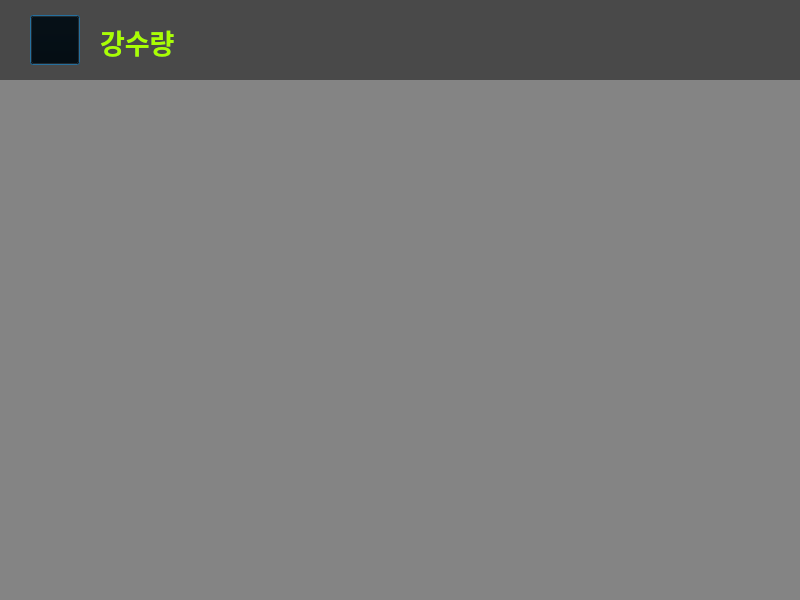
<?xml version="1.0" encoding="UTF-8"?>
<ui version="4.0">
 <class>Dialog</class>
 <widget class="QDialog" name="Dialog">
  <property name="geometry">
   <rect>
    <x>0</x>
    <y>0</y>
    <width>800</width>
    <height>600</height>
   </rect>
  </property>
  <property name="windowTitle">
   <string>Dialog</string>
  </property>
  <widget class="QLabel" name="label_1">
   <property name="geometry">
    <rect>
     <x>0</x>
     <y>0</y>
     <width>800</width>
     <height>600</height>
    </rect>
   </property>
   <property name="text">
    <string/>
   </property>
   <property name="pixmap">
    <pixmap>smart_farm.jpg</pixmap>
   </property>
   <property name="scaledContents">
    <bool>true</bool>
   </property>
   <property name="wordWrap">
    <bool>false</bool>
   </property>
  </widget>
  <widget class="QLabel" name="label_3">
   <property name="geometry">
    <rect>
     <x>0</x>
     <y>0</y>
     <width>801</width>
     <height>80</height>
    </rect>
   </property>
   <property name="styleSheet">
    <string notr="true">background-color:rgba(0, 0, 0, 0.45);</string>
   </property>
   <property name="text">
    <string/>
   </property>
  </widget>
  <widget class="QPushButton" name="pushButton">
   <property name="geometry">
    <rect>
     <x>30</x>
     <y>15</y>
     <width>50</width>
     <height>50</height>
    </rect>
   </property>
   <property name="styleSheet">
    <string notr="true">background-color:transparent;</string>
   </property>
   <property name="text">
    <string/>
   </property>
   <property name="icon">
    <iconset>
     <normaloff>back.png</normaloff>back.png</iconset>
   </property>
   <property name="iconSize">
    <size>
     <width>50</width>
     <height>50</height>
    </size>
   </property>
  </widget>
  <widget class="QLabel" name="label_2">
   <property name="geometry">
    <rect>
     <x>0</x>
     <y>0</y>
     <width>800</width>
     <height>600</height>
    </rect>
   </property>
   <property name="styleSheet">
    <string notr="true">background-color:rgba(0, 0, 0, 0.45);;</string>
   </property>
   <property name="text">
    <string/>
   </property>
  </widget>
  <widget class="QLabel" name="label_4">
   <property name="geometry">
    <rect>
     <x>100</x>
     <y>5</y>
     <width>200</width>
     <height>75</height>
    </rect>
   </property>
   <property name="font">
    <font>
     <family>휴먼편지체</family>
     <weight>75</weight>
     <bold>true</bold>
    </font>
   </property>
   <property name="text">
    <string>&lt;html&gt;&lt;head/&gt;&lt;body&gt;&lt;p&gt;&lt;span style=&quot; font-size:20pt; color:#aaff00;&quot;&gt;강수량&lt;/span&gt;&lt;/p&gt;&lt;/body&gt;&lt;/html&gt;</string>
   </property>
  </widget>
  <widget class="PlotWidget" name="rain" native="true">
   <property name="geometry">
    <rect>
     <x>50</x>
     <y>100</y>
     <width>700</width>
     <height>480</height>
    </rect>
   </property>
  </widget>
  <zorder>label_1</zorder>
  <zorder>label_3</zorder>
  <zorder>label_2</zorder>
  <zorder>label_4</zorder>
  <zorder>rain</zorder>
  <zorder>pushButton</zorder>
 </widget>
 <customwidgets>
  <customwidget>
   <class>PlotWidget</class>
   <extends>QWidget</extends>
   <header location="global">pyqtgraph.h</header>
   <container>1</container>
  </customwidget>
 </customwidgets>
 <resources/>
 <connections>
  <connection>
   <sender>pushButton</sender>
   <signal>clicked()</signal>
   <receiver>Dialog</receiver>
   <slot>btn_main()</slot>
   <hints>
    <hint type="sourcelabel">
     <x>53</x>
     <y>50</y>
    </hint>
    <hint type="destinationlabel">
     <x>85</x>
     <y>-86</y>
    </hint>
   </hints>
  </connection>
 </connections>
 <slots>
  <slot>btn_main()</slot>
 </slots>
</ui>
